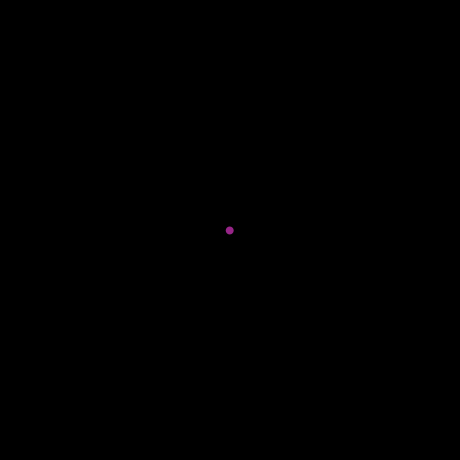
Frame 1 (no input)
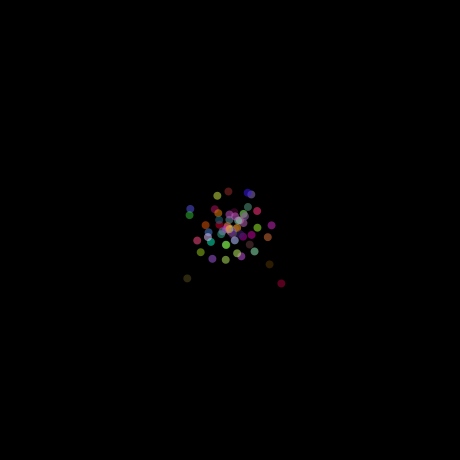
Frame 60 (the mouse pressed at the canvas centre just before this capture)
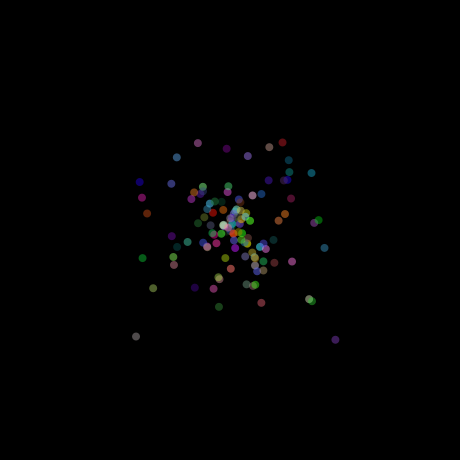
Frame 120 (the mouse held since frame 60 and released just before this capture)

The Processing sketch that drew these frames (run headless with seeded random() and noise(); from frame 60 on, the mouse is pressed at the canvas centre):

// Processing sketch: processing_150796
// ── processing_150796.pde

// A simple Particle class

class Particule {
  PVector location;
  PVector velocity;
  PVector acceleration;
  float masa=2;
  float lifespan;

  Particule(PVector l) {
    acceleration = new PVector(0,0);
    velocity = new PVector(random(-5,5),random(-5,5)); //velocidad aleatoria de las particulas
    location = l.get();
    lifespan = 160.0;
  }
  
 // F = m * a
  void applyForce(PVector force){
    PVector f = PVector.div(force.get(), masa);
    acceleration.add(f);
  } 
  
  void run() {
    update();
    display();
  }

  // Method to update location
  void update() {
    
    velocity.sub(PVector.mult(acceleration,dt*0.5));
    location.sub(PVector.mult(velocity, dt));
    lifespan -= 0.5;
    
    acceleration.set(0,0);
  }

  // Method to display
  void display() {
    noStroke();
    fill(random(0,255),random(0,255),random(0,255),lifespan);
    ellipse(location.x,location.y,8,8);
  }

  // Is the particle still useful?
  boolean isDead() {
    return (lifespan < 0.0);
  }
}


// An ArrayList is used to manage the list of Particles

class ParticleSystem {

  ArrayList<Particule> particulas;    // An arraylist for all the particles
  PVector origin;                   // An origin point for where particles are birthed

  ParticleSystem(PVector origen) {
    origin=origen.get();
    particulas = new ArrayList<Particule>();
    
    }
    
  void addParticle() {
    particulas.add(new Particule(origin));
  }

  void run() {
    // Cycle through the ArrayList backwards, because we are deleting while iterating
    for (int i = particulas.size()-1; i >= 0; i--) {
      Particule p = particulas.get(i);
      p.run();
      if (p.isDead()) {
        particulas.remove(i);
      }
    }
  }



  
}


/*************************

Alumno: Ignacio Dolz MonzÃ³
Ejercicio: crear 1000 particulas en un punto con velocidad aleatoria aleatoria y un tiempo de vida
Asignatura: simulaciÃ³n. 
Centro: Universidad de valencia IngenierÃa multimedia

************************/

//main 
ParticleSystem sistem;
int numPart=1000;
float dt = 0.2;
int i = 0;
PVector gravity = new PVector(0,9.8);

void setup() {
  size(460,460);
  sistem = new ParticleSystem(new PVector(width/2,height/2));
}

void draw() {
  background(0);
  
  if (i < numPart) {
    sistem.addParticle();
     
    i++;
  }
  sistem.run();
}
